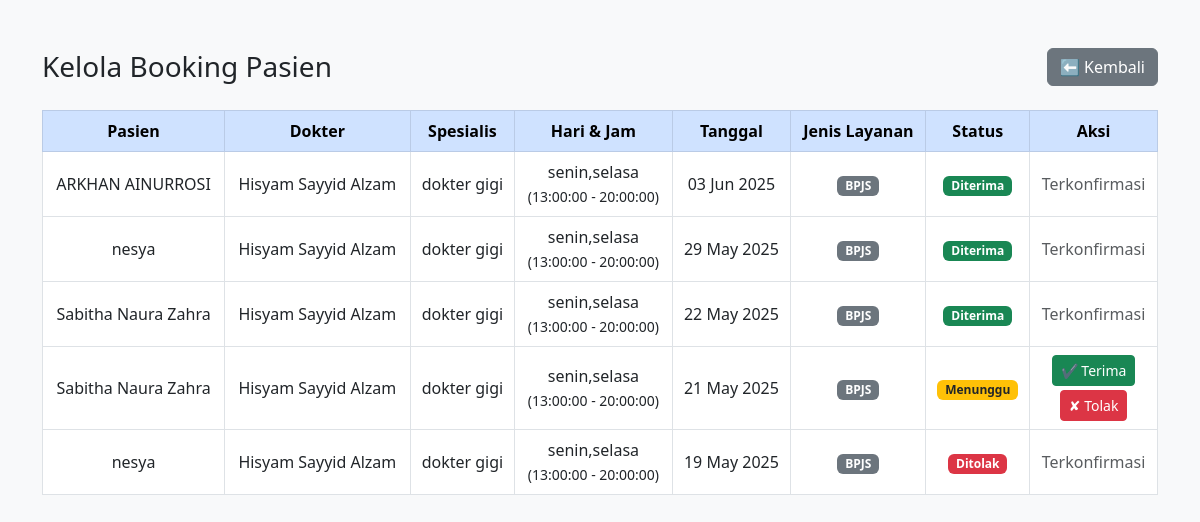
/kelola_booking.php (signed in), run on the app's committed database.
### tables this page shows
CREATE TABLE `booking` (
  `id` int(11) NOT NULL,
  `user_id` int(11) NOT NULL,
  `jadwal_id` int(11) NOT NULL,
  `tanggal` date NOT NULL,
  `jenis_layanan` enum('bpjs','nonbpjs') NOT NULL,
  `status` enum('Menunggu','Diterima','Ditolak') DEFAULT 'Menunggu'
);

CREATE TABLE `users` (
  `id` int(11) NOT NULL,
  `nama` varchar(100) NOT NULL,
  `email` varchar(100) NOT NULL,
  `password` varchar(255) NOT NULL,
  `role` enum('admin','user','pasien') DEFAULT 'user'
);

CREATE TABLE `dokter` (
  `id` int(11) NOT NULL,
  `nama` varchar(100) DEFAULT NULL,
  `spesialis` varchar(100) DEFAULT NULL,
  `hari` varchar(50) DEFAULT NULL,
  `jam` varchar(50) DEFAULT NULL,
  `hari_praktik` varchar(50) DEFAULT NULL,
  `jam_praktik` varchar(50) DEFAULT NULL
);

CREATE TABLE `jadwal` (
  `id` int(11) NOT NULL,
  `dokter_id` int(11) NOT NULL,
  `hari` varchar(20) NOT NULL,
  `jam_mulai` time NOT NULL,
  `jam_selesai` time NOT NULL
);

### kelola_booking.php (the view, shortened to what this page needs)
<?php
include 'koneksi.php';
$query = mysqli_query($conn, "
    SELECT b.id, u.nama AS nama_user, d.nama AS nama_dokter, d.spesialis,
           j.hari, j.jam_mulai, j.jam_selesai,
           b.tanggal, b.jenis_layanan, b.status
    FROM booking b
    JOIN users u ON b.user_id = u.id
    JOIN jadwal j ON b.jadwal_id = j.id
    JOIN dokter d ON j.dokter_id = d.id
    ORDER BY b.tanggal DESC
");
?>
<!DOCTYPE html>
<html lang="id">
<head>
    <link href="https://cdn.jsdelivr.net/npm/bootstrap@5.3.0/dist/css/bootstrap.min.css" rel="stylesheet">
</head>
<body class="bg-light">
<div class="container mt-5">
    <div class="d-flex justify-content-between align-items-center mb-4">
        <h3 class="mb-0">Kelola Booking Pasien</h3>
        <a href="admin_dashboard.php" class="btn btn-secondary">⬅ Kembali</a>
    </div>
    <div class="table-responsive">
        <table class="table table-bordered table-hover align-middle text-center">
            <thead class="table-primary">
                <tr>
                    <th>Pasien</th>
                    <th>Dokter</th>
                    <th>Spesialis</th>
                    <th>Hari & Jam</th>
                    <th>Tanggal</th>
                    <th>Jenis Layanan</th>
                    <th>Status</th>
                    <th>Aksi</th>
                </tr>
            </thead>
            <tbody>
                <?php while ($row = mysqli_fetch_assoc($query)): ?>
                    <tr>
                        <td><?= htmlspecialchars($row['nama_user']) ?></td>
                        <td><?= htmlspecialchars($row['nama_dokter']) ?></td>
                        <td><?= htmlspecialchars($row['spesialis']) ?></td>
                        <td><?= $row['hari'] . '<br><small>(' . $row['jam_mulai'] . ' - ' . $row['jam_selesai'] . ')</small>' ?></td>
                        <td><?= date('d M Y', strtotime($row['tanggal'])) ?></td>
                        <td>
                            <span class="badge bg-secondary"><?= strtoupper(htmlspecialchars($row['jenis_layanan'])) ?></span>
                        </td>
                        <td>
                            <?php if ($row['status'] == 'Menunggu'): ?>
                                <span class="badge bg-warning text-dark">Menunggu</span>
                            <?php elseif ($row['status'] == 'Diterima'): ?>
                                <span class="badge bg-success">Diterima</span>
                            <?php else: ?>
                                <span class="badge bg-danger">Ditolak</span>
                            <?php endif; ?>
                        </td>
                        <td>
                            <?php if ($row['status'] == 'Menunggu'): ?>
                                <a href="?konfirmasi=Diterima&id=<?= $row['id'] ?>" class="btn btn-sm btn-success mb-1" onclick="return confirm('Terima booking ini?')">✔ Terima</a><br>
                                <a href="?konfirmasi=Ditolak&id=<?= $row['id'] ?>" class="btn btn-sm btn-danger" onclick="return confirm('Tolak booking ini?')">✘ Tolak</a>
                            <?php else: ?>
                                <span class="text-muted">Terkonfirmasi</span>
                            <?php endif; ?>
                        </td>
                    </tr>
                <?php endwhile; ?>
            </tbody>
        </table>
    </div>
</div>
</body>
</html>

### data on the page
booking: user.nama "ARKHAN AINURROSI", dokter.nama "Hisyam Sayyid Alzam", dokter.spesialis "dokter gigi", jadwal.hari "senin,selasa", jadwal.jam_mulai "13:00:00", jadwal.jam_selesai "20:00:00", tanggal "03 Jun 2025", jenis_layanan "BPJS", status "Diterima"
booking: user.nama "nesya", dokter.nama "Hisyam Sayyid Alzam", dokter.spesialis "dokter gigi", jadwal.hari "senin,selasa", jadwal.jam_mulai "13:00:00", jadwal.jam_selesai "20:00:00", tanggal "29 May 2025", jenis_layanan "BPJS", status "Diterima"
booking: user.nama "Sabitha Naura Zahra", dokter.nama "Hisyam Sayyid Alzam", dokter.spesialis "dokter gigi", jadwal.hari "senin,selasa", jadwal.jam_mulai "13:00:00", jadwal.jam_selesai "20:00:00", tanggal "22 May 2025", jenis_layanan "BPJS", status "Diterima"
booking: user.nama "Sabitha Naura Zahra", dokter.nama "Hisyam Sayyid Alzam", dokter.spesialis "dokter gigi", jadwal.hari "senin,selasa", jadwal.jam_mulai "13:00:00", jadwal.jam_selesai "20:00:00", tanggal "21 May 2025", jenis_layanan "BPJS", status "Menunggu"
booking: user.nama "nesya", dokter.nama "Hisyam Sayyid Alzam", dokter.spesialis "dokter gigi", jadwal.hari "senin,selasa", jadwal.jam_mulai "13:00:00", jadwal.jam_selesai "20:00:00", tanggal "19 May 2025", jenis_layanan "BPJS", status "Ditolak"
